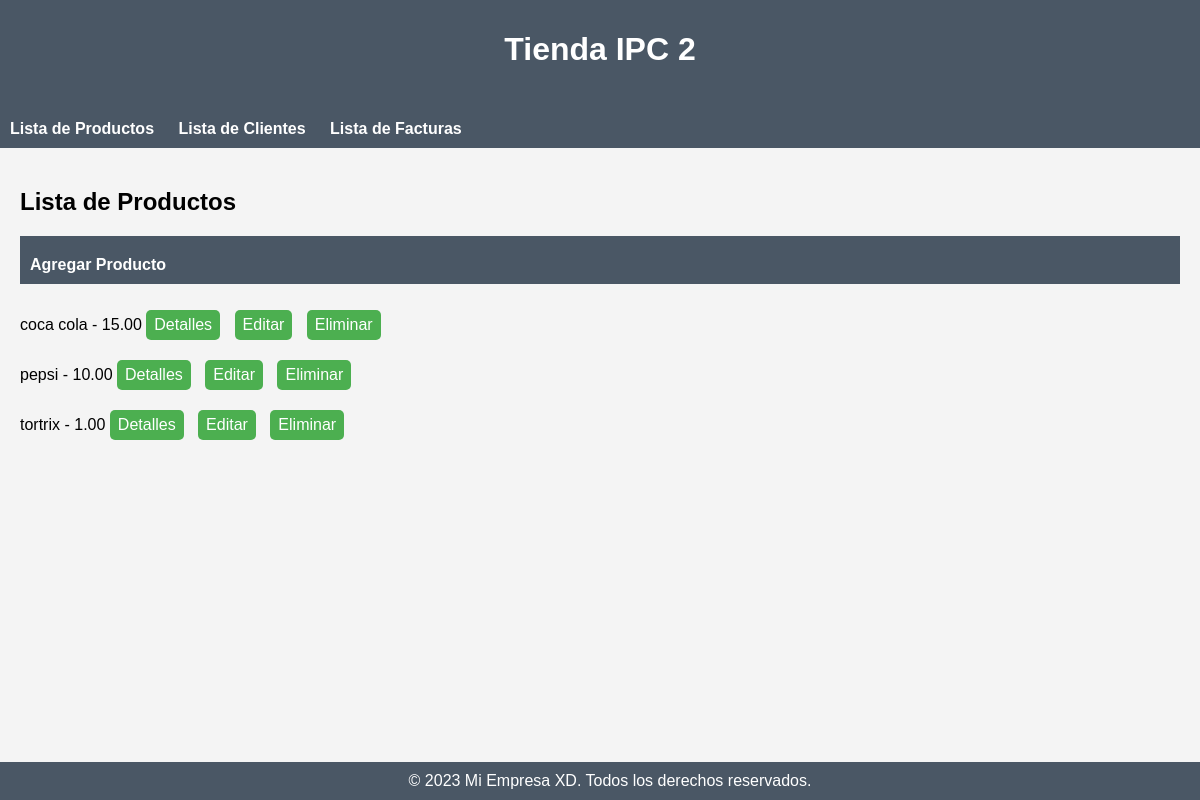
Before: /productos/ with the older database file.
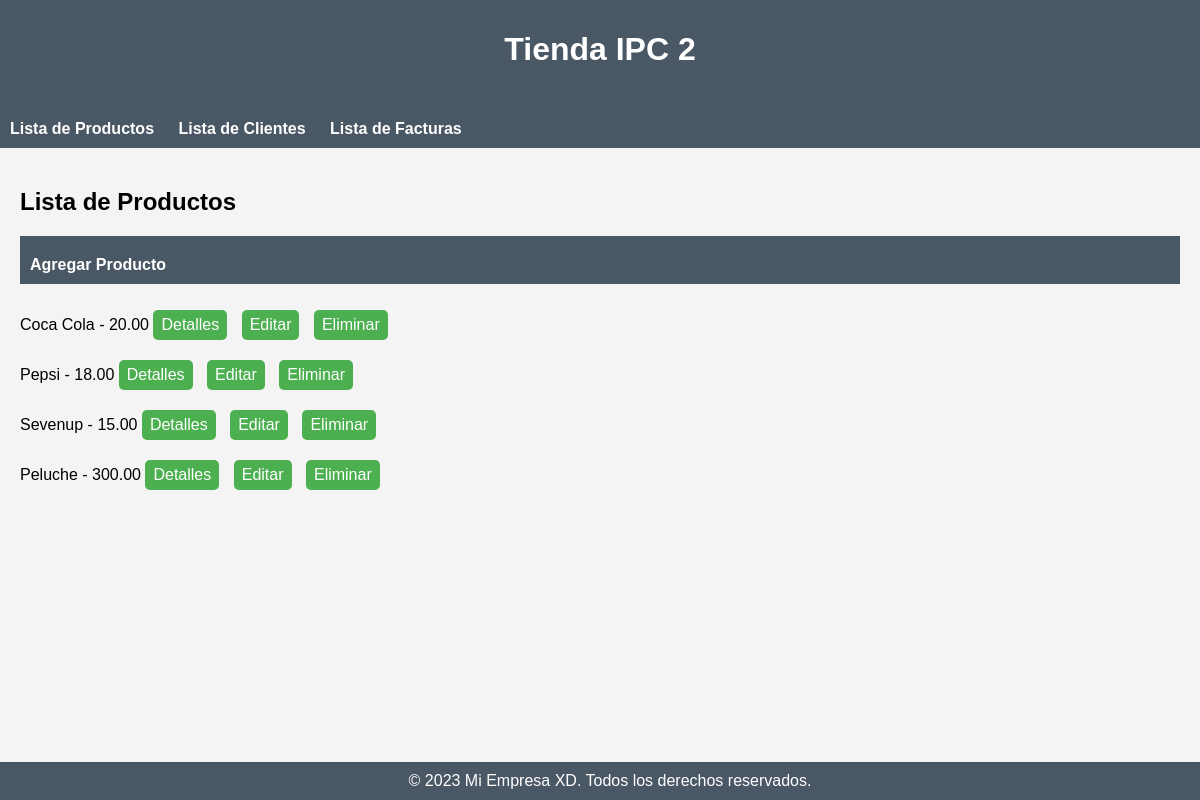
After: the same page with the newer database file.
### miapp/models.py (models this page shows, shortened)
class Producto(models.Model):
    nombre = models.CharField(max_length=255)
    descripcion = models.TextField()
    precio = models.DecimalField(max_digits=10, decimal_places=2)
    stock = models.IntegerField()

### miapp/views.py (the view)
# urls.py: path('productos/', lista_productos, name='lista_productos'),
def lista_productos(request):
    productos = Producto.objects.all()
    return render(request, 'producto/lista_productos.html', {'productos': productos})

### miapp/templates/producto/lista_productos.html
{% extends 'base.html' %}
{% block content %}
    <h2>Lista de Productos</h2>
    <nav>
        <ul>
            <li><a href="{% url 'nuevo_producto' %}">Agregar Producto</a></li>
        </ul>
    </nav>
    <ul class="productos-lista">
        {% for producto in productos %}
            <li>
                {{ producto.nombre }} - {{ producto.precio }}
                <a href="{% url 'detalle_producto' pk=producto.pk %}">Detalles</a>
                <a href="{% url 'editar_producto' pk=producto.pk %}">Editar</a>
                <a href="{% url 'eliminar_producto' pk=producto.pk %}">Eliminar</a>
            </li>
        {% endfor %}
    </ul>
{% endblock %}

### miapp/templates/base.html (shortened to what this page needs)
{% load static %}
<!DOCTYPE html>
<html lang="en">
<head>
    <link rel="stylesheet" type="text/css" href="{% static 'esti_boto.css' %}">
    <link rel="stylesheet" href="{% static 'esti_ap.css' %}">
    <link rel="stylesheet" href="{% static 'factu_boto.css' %}">
    <link rel="stylesheet" type="text/css" href="{% static 'esti_tab.css' %}">
</head>
<body>
    <header>
        <h1>Tienda IPC 2</h1>
    </header>
    <nav>
        <ul>
            <li><a href="{% url 'lista_productos' %}">Lista de Productos</a></li>
            <li><a href="{% url 'lista_clientes' %}">Lista de Clientes</a></li>
            <li><a href="{% url 'lista_facturas' %}" class="factura-link">Lista de Facturas</a></li>
        </ul>
    </nav>
    <section>
        {% block content %}{% endblock %}
    </section>
    <footer>
        © 2023 Mi Empresa XD. Todos los derechos reservados.
    </footer>
</body>
</html>

### miapp/static/esti_boto.css (style rules this page uses)
ul.productos-lista { list-style: none; padding: 0; }
ul.productos-lista li { margin-bottom: 10px; }
ul.productos-lista li a { display: inline-block; margin-right: 10px; padding: 6px 8px; background-color: #4CAF50; color: white; text-decoration: none; border-radius: 5px; }

### miapp/static/esti_ap.css (style rules this page uses)
body { font-family: 'Arial', sans-serif; }
a { display: inline-block; margin-top: 10px; text-decoration: none; color: #4CAF50; }

### miapp/static/factu_boto.css (style rules this page uses)
.factura-link { margin-right: 20px; color: #45a049; }

### miapp/templates/base.html (style rules this page uses)
body { font-family: 'Arial', sans-serif; margin: 0; padding: 0; background-color: #f4f4f4; }
header { background-color: #4a5765; padding: 10px; text-align: center; color: white; }
nav { background-color: #4a5765; padding: 10px; }
nav ul { list-style-type: none; margin: 0; padding: 0; overflow: hidden; }
nav li { display: inline; margin-right: 20px; }
nav a { text-decoration: none; color: white; font-weight: bold; }
section { padding: 20px; }
footer { background-color: #4a5765; color: white; text-align: center; padding: 10px; position: fixed; bottom: 0; width: 100%; }
.factura-link { color: white; font-weight: bold; text-decoration: none; margin-right: 20px; }

Changed rows visible on the page:
removed Producto: nombre "coca cola", precio "15.00"
removed Producto: nombre "pepsi", precio "10.00"
removed Producto: nombre "tortrix", precio "1.00"
added Producto: nombre "Coca Cola", precio "20.00"
added Producto: nombre "Pepsi", precio "18.00"
added Producto: nombre "Sevenup", precio "15.00"
added Producto: nombre "Peluche", precio "300.00"
